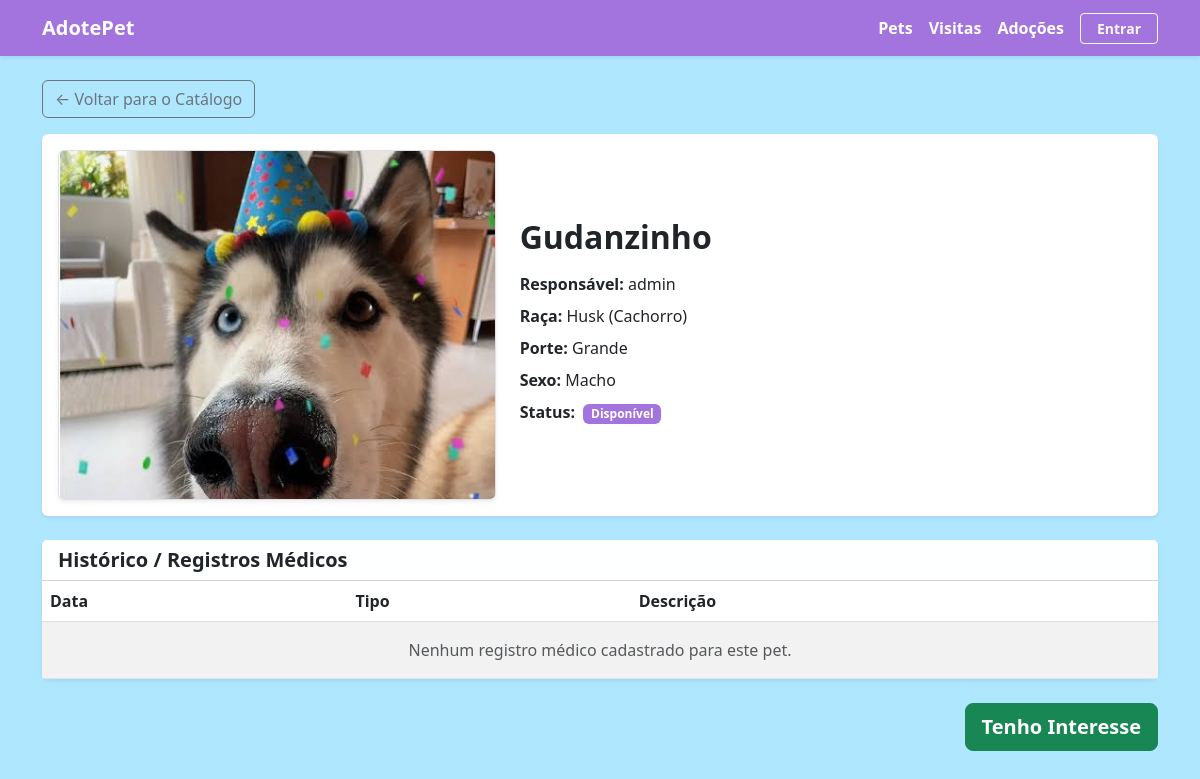
Screenshot of /pets/105/ with the database file from the repository.
### pets/models.py (models this page shows, shortened)
class Pet(models.Model):
    nome= models.CharField(max_length=100)
    cor = models.CharField(max_length=50)
    data_nascimento = models.DateField(null=True, blank=True)
    sexo = models.CharField(max_length=1, choices=SEXOS)
    porte = models.CharField(max_length=1, choices=PORTES)
    peso = models.DecimalField(max_digits=5,decimal_places=2, null=True, blank=True)
    status = models.CharField(max_length=1, choices=STATUS_ADOÇAO, default='D')
    raca = models.ForeignKey(Raca, on_delete=models.PROTECT, related_name="pets")
    responsavel = models.ForeignKey(settings.AUTH_USER_MODEL, on_delete=models.PROTECT, related_name="pets")
    foto = models.ImageField(upload_to='pets/', null= True, blank=True)  # Definido assim temporariamente
    class Meta:
            verbose_name= "Pet"
            verbose_name_plural= "Pets"
            ordering= ["nome"]

class Raca(models.Model):
    nome=models.CharField(max_length=100)
    especie = models.ForeignKey(
        Especie,on_delete=models.CASCADE,related_name="racas"
    )
    class Meta:
        verbose_name="Raça"
        verbose_name_plural="Raças"
        ordering=["nome"]
        unique_together=("nome","especie")
    def __str__(self):
        return f"{self.nome} ({self.especie.nome})"

class Especie(models.Model):
    nome =models.CharField(max_length=100, unique=True)
    class Meta:
        verbose_name= "Espécie"
        verbose_name_plural= "Espécies"
        ordering = ["nome"]

### usuarios/models.py (models this page shows)
class Usuario(AbstractUser):
    tipo_usuario = models.CharField(max_length=1, choices=TIPOS_USUARIO, default='A')
    telefone = models.CharField(max_length=20)

### pets/views.py (the view)
# urls.py: path('<int:pk>/', views.detalhe_pet, name='detalhe_pet'),
def detalhe_pet(request, pk):
    pet = get_object_or_404(Pet, pk=pk)
    r_medicos = RegistroMedico.objects.filter(pet=pet)
    pode_gerenciar = False
    if request.user.is_authenticated:
        pode_gerenciar = (request.user.tipo_usuario == 'R' and pet.responsavel_id == request.user.pk) or request.user.is_staff
    context = {
        'pet': pet,
        'registros_medicos': r_medicos,
        'pode_gerenciar': pode_gerenciar
    }
    return render(request, 'pets/detalhe_pet.html', context)

### pets/templates/pets/detalhe_pet.html (shortened to what this page needs)
{% extends 'base.html' %}
{% block content %}
<a href="{% url 'lista_pets' %}" class="btn btn-outline-secondary mb-3">&larr; Voltar para o Catálogo</a>
<div class="card shadow-sm border-0 mb-4">
  <div class="card-body">
    <div class="row align-items-center">
      <div class="col-md-5 mb-3 mb-md-0 text-center">
        {% if pet.foto %}
          <img src="{{ pet.foto.url }}"
               class="img-fluid rounded shadow-sm border"
               alt="{{ pet.nome }}"
               style="max-height: 350px; width: 100%; object-fit: cover; object-position: center;">
        {% else %}
          <div class="bg-secondary text-white rounded d-flex align-items-center justify-content-center shadow-sm" style="height: 280px;">
            <span>Sem Foto Disponível</span>
          </div>
        {% endif %}
      </div>
      <div class="col-md-7">
        <h2 class="fw-bold text-dark mb-3">{{ pet.nome }}</h2>
        <div class="mb-2">
          <strong>Responsável:</strong> {{ pet.responsavel|default:"ONG / Protetor" }}
        </div>
        <div class="mb-2">
          <strong>Raça:</strong> {{ pet.raca|default:"SRD / Não informada" }}
        </div>
        <div class="mb-2">
          <strong>Porte:</strong> {{ pet.get_porte_display|default:pet.porte }}
        </div>
        <div class="mb-2">
          <strong>Sexo:</strong> {{ pet.get_sexo_display|default:pet.sexo }}
        </div>
        <div class="mb-2">
          <strong>Status:</strong>
          <span class="badge bg-custom-primary text-white ms-1">
            {{ pet.get_status_display|default:pet.status }}
          </span>
        </div>
      </div>
    </div>
  </div>
</div>
<div class="card shadow-sm border-0 mb-4">
  <div class="card-header bg-custom-light">
    <h5 class="mb-0 fw-bold">Histórico / Registros Médicos</h5>
  </div>
  <div class="card-body p-0">
    <table class="table table-striped mb-0">
      <thead>
        <tr>
          <th>Data</th>
          <th>Tipo</th>
          <th>Descrição</th>
        </tr>
      </thead>
      <tbody>
        {% for registro in registros_medicos %}
          <tr>
            <td>{{ registro.data|date:"d/m/Y" }}</td>
            <td>{{ registro.tipo }}</td>
            <td>{{ registro.descricao }}</td>
          </tr>
        {% empty %}
          <tr>
            <td colspan="3" class="text-center text-muted p-3">Nenhum registro médico cadastrado para este pet.</td>
          </tr>
        {% endfor %}
      </tbody>
    </table>
  </div>
</div>
<div class="d-flex gap-2 justify-content-end mb-4">
  {% if pode_gerenciar %}
    <a href="{% url 'editar_pet' pet.pk %}" class="btn btn-warning fw-bold">Editar</a>
    <a href="{% url 'remover_pet' pet.pk %}" class="btn btn-danger fw-bold">Remover</a>
  {% elif not user.is_authenticated or user.tipo_usuario == 'A' %}
    <a href="#" class="btn btn-success btn-lg fw-bold">Tenho Interesse</a>
  {% endif %}
</div>
{% endblock %}

### pets/templates/base.html (style rules this page uses)
:root { --cor-principal: #a374dd; --cor-fundo-suave: #feffff; }
body { background-color: #8bdcffae; }
.bg-custom-primary { background-color: var(--cor-principal) !important; }
.bg-custom-light { background-color: var(--cor-fundo-suave) !important; }

### rows the page displays
Pet: foto (picture), nome "Gudanzinho", responsavel "admin", raca "Husk (Cachorro)", porte "Grande", sexo "Macho", status "Disponível"
